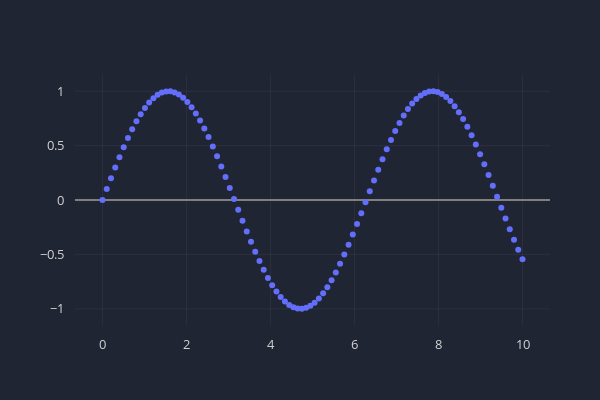

Notebook code for this chart:
### Code cell
data = {'scatter_1': {'x': np.linspace(0, 10, 100), 'y': np.sin(t)}}

layout = chart.layout(xaxis_showgrid=True, width=600, height=400)
chart.scatter(data=data, layout=layout)

### Figure 1 — Plotly figure (JSON) as saved in the notebook; plotly's stock layout.template omitted (floating-point values rounded to 4 significant figures)
{"data": [{"mode": "markers", "name": "scatter_1", "textfont": {"color": "grey", "size": 14}, "textposition": "bottom center", "type": "scatter", "x": [0, 0.101, 0.202, 0.303, 0.404, 0.5051, 0.6061, 0.7071, 0.8081, 0.9091, 1.01, 1.111, 1.212, 1.313, 1.414, 1.515, 1.616, 1.717, 1.818, 1.919, 2.02, 2.121, 2.222, 2.323, 2.424, 2.525, 2.626, 2.727, 2.828, 2.929, 3.03, 3.131, 3.232, 3.333, 3.434, 3.535, 3.636, 3.737, 3.838, 3.939, 4.04, 4.141, 4.242, 4.343, 4.444, 4.545, 4.646, 4.747, 4.848, 4.949, 5.051, 5.152, 5.253, 5.354, 5.455, 5.556, 5.657, 5.758, 5.859, 5.96, 6.061, 6.162, 6.263, 6.364, 6.465, 6.566, 6.667, 6.768, 6.869, 6.97, 7.071, 7.172, 7.273, 7.374, 7.475, 7.576, 7.677, 7.778, 7.879, 7.98, 8.081, 8.182, 8.283, 8.384, 8.485, 8.586, 8.687, 8.788, 8.889, 8.99, 9.091, 9.192, 9.293, 9.394, 9.495, 9.596, 9.697, 9.798, 9.899, 10], "y": [0, 0.1008, 0.2006, 0.2984, 0.3931, 0.4839, 0.5696, 0.6496, 0.723, 0.7889, 0.8469, 0.8962, 0.9364, 0.967, 0.9878, 0.9985, 0.999, 0.9893, 0.9696, 0.9399, 0.9007, 0.8523, 0.7952, 0.73, 0.6574, 0.5781, 0.4928, 0.4026, 0.3082, 0.2107, 0.1111, 0.01028, -0.09061, -0.1906, -0.2886, -0.3837, -0.4748, -0.5612, -0.6418, -0.7158, -0.7826, -0.8414, -0.8916, -0.9327, -0.9643, -0.9861, -0.9978, -0.9994, -0.9908, -0.972, -0.9434, -0.9051, -0.8576, -0.8014, -0.737, -0.6651, -0.5864, -0.5017, -0.412, -0.318, -0.2207, -0.1213, -0.02056, 0.08036, 0.1805, 0.2787, 0.3742, 0.4658, 0.5526, 0.6338, 0.7086, 0.7761, 0.8358, 0.8869, 0.9289, 0.9615, 0.9843, 0.9971, 0.9997, 0.9921, 0.9744, 0.9467, 0.9094, 0.8629, 0.8075, 0.7439, 0.6727, 0.5947, 0.5106, 0.4213, 0.3277, 0.2308, 0.1315, 0.03083, -0.07011, -0.1703, -0.2688, -0.3646, -0.4566, -0.544]}], "layout": {"autosize": false, "height": 400, "legend": {"bordercolor": "#202534", "borderwidth": 0, "font": {"color": "lightgrey", "family": "sans-serif", "size": 12}, "orientation": "v", "traceorder": "normal", "x": 1.02, "xanchor": "left", "y": 1, "yanchor": "middle"}, "margin": {"b": 75, "l": 75, "pad": 10, "r": 50, "t": 75}, "paper_bgcolor": "#202534", "plot_bgcolor": "#202534", "title": {"font": {"color": "lightgrey", "family": "sans-serif", "size": 24}, "text": "", "x": 0.5}, "width": 600, "xaxis": {"autorange": true, "color": "lightgrey", "dtick": 1, "gridcolor": "#343846", "gridwidth": 0.5, "showgrid": true, "showline": false, "showticklabels": true, "tickfont": {"color": "lightgrey", "size": 13}, "tickformat": "", "tickmode": "auto", "title": {"font": {"color": "lightgrey", "family": "sans-serif", "size": 18}, "text": ""}, "type": "-", "zeroline": false, "zerolinecolor": "grey"}, "yaxis": {"autorange": true, "color": "lightgrey", "dtick": 1, "gridcolor": "#343846", "gridwidth": 0.5, "showgrid": true, "showline": false, "showticklabels": true, "tickfont": {"color": "lightgrey", "size": 13}, "tickformat": "", "tickmode": "auto", "ticks": "", "title": {"font": {"color": "lightgrey", "family": "sans-serif", "size": 18}, "text": ""}, "type": "-", "zeroline": true, "zerolinecolor": "grey"}}}
